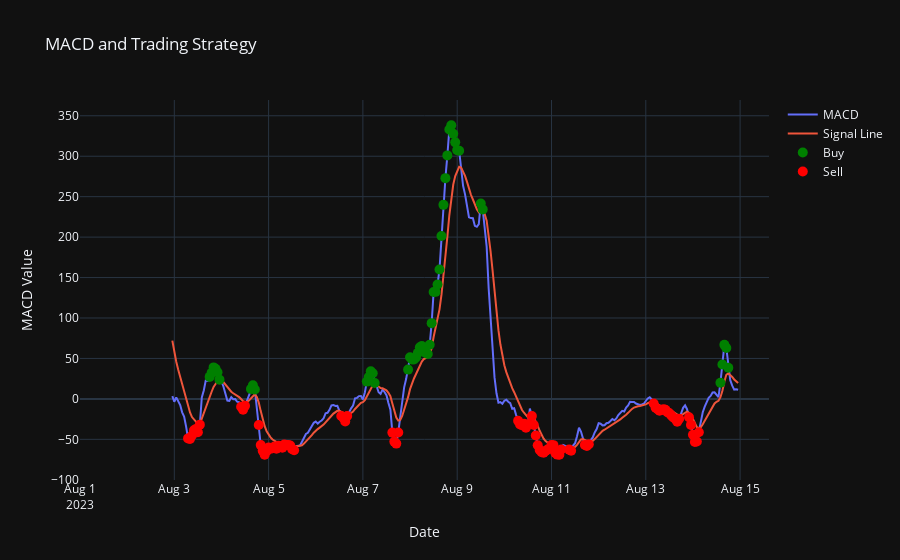

The notebook cell this image was saved under:
### Code cell
import plotly.graph_objects as go

# Assuming 'df' is your DataFrame and it already has 'date', 'macd', 'macdsignal', and 'Signal' columns
# 'date' column should be in appropriate datetime format

# Create a figure
fig = go.Figure()

# Add MACD line
fig.add_trace(go.Scatter(x=df['date'], y=df['macd'], mode='lines', name='MACD'))

# Add MACD signal line
fig.add_trace(go.Scatter(x=df['date'], y=df['macdsignal'], mode='lines', name='Signal Line'))

# Add Buy signals
buy_signals = df[df['Signal'] == 1]
fig.add_trace(go.Scatter(x=buy_signals['date'], y=buy_signals['macd'], mode='markers', name='Buy', marker=dict(color='green', size=10)))

# Add Sell signals
sell_signals = df[df['Signal'] == -1]
fig.add_trace(go.Scatter(x=sell_signals['date'], y=sell_signals['macd'], mode='markers', name='Sell', marker=dict(color='red', size=10)))

# Update layout
fig.update_layout(title='MACD and Trading Strategy', xaxis_title='Date', yaxis_title='MACD Value', template='plotly_dark')

# Show figure
fig.show()
